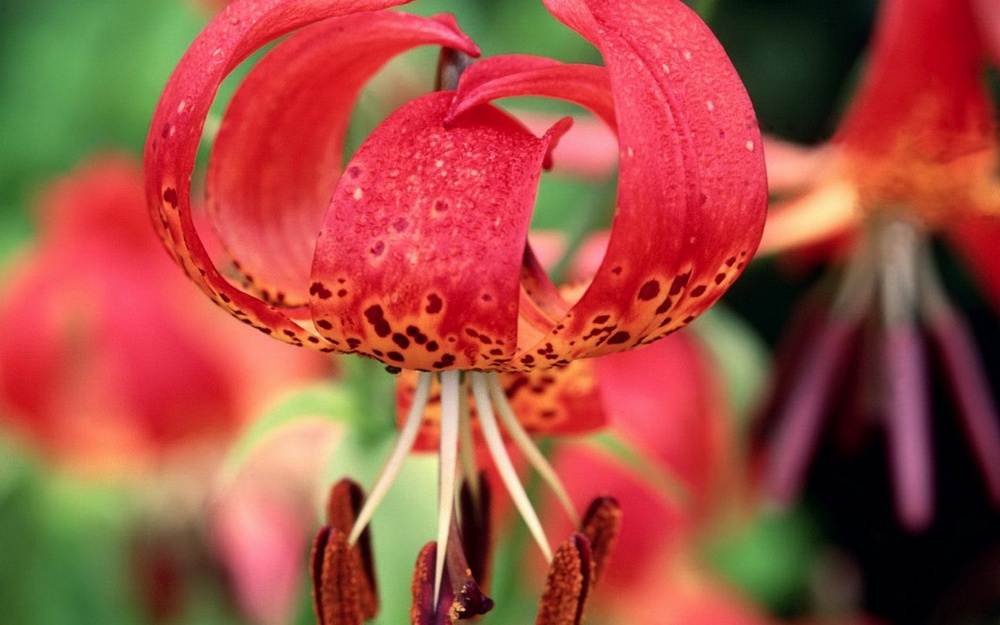
#> input picture Laboratory Activity 3/flower.jpg, 1000 x 625 px, shrunk from 1920 x 1200 before the run, found by its file name
$ python Laboratory-Activity-4-PYTHON.py   (older library calls are emulated)
#> lines starting #> are read from the running program, lines starting #| are printed output that depends on the picture; after the words box and inside, x2 and y2 are one past the last pixel; in counts of white or black regions, pixels touching at a corner belong together
# -*- coding: utf-8 -*-
"""
Created on Thu Aug  8 22:44:55 2024

@author: daryll banal, joseph nathaniel alambra, patrick lawrence aragon, david bryan sentasas, allen christopher tutanes
"""

import cv2
import numpy as np
import matplotlib.pyplot as plt

# Read the image
img = cv2.imread('flower.jpg')  # Replace with the path to your image file
#> img is the input picture: shape (625, 1000, 3); mean B, G, R 64.8, 78.9, 163.2

# Display the original image
cv2.imshow('Original Image', img)

# Convert to grayscale if the image is RGB
if img.shape[2] == 3:
    img_gray = cv2.cvtColor(img, cv2.COLOR_BGR2GRAY)
else:
    img_gray = img

cv2.imshow('Grayscale Image', img_gray)

# Edge detection using Canny
edges_canny = cv2.Canny(img_gray, 100, 200)
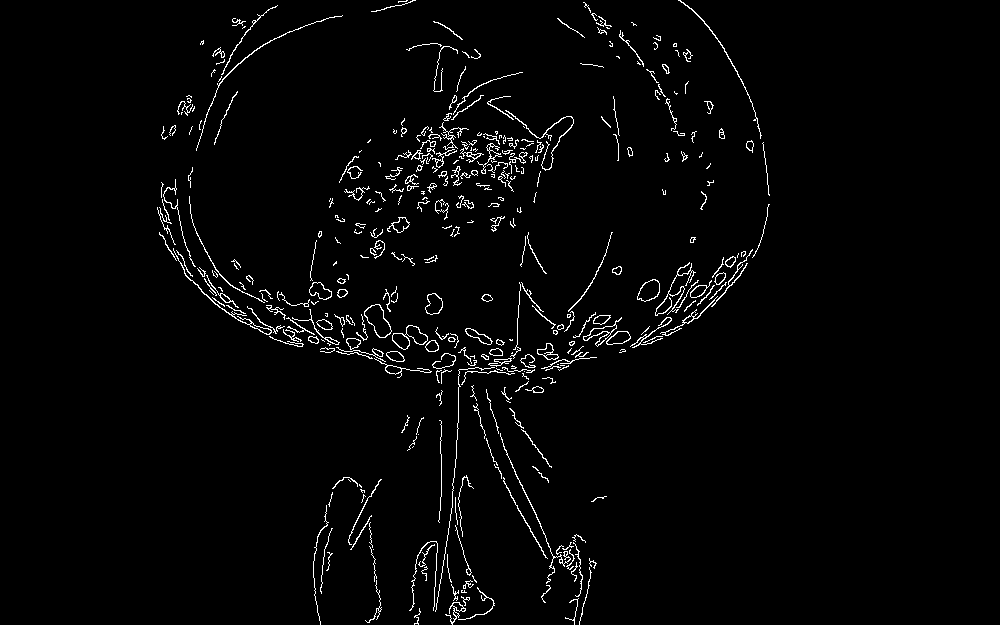
#> edges_canny: shape (625, 1000); 2.3% white in thin lines or dots, all inside (x1, y1, x2, y2) = (157, 0, 770, 625)
cv2.imshow('Canny Edge Detection', edges_canny)

# Edge detection using Sobel
sobelx = cv2.Sobel(img_gray, cv2.CV_64F, 1, 0, ksize=5)  # Sobel Edge Detection on the X axis
sobely = cv2.Sobel(img_gray, cv2.CV_64F, 0, 1, ksize=5)  # Sobel Edge Detection on the Y axis
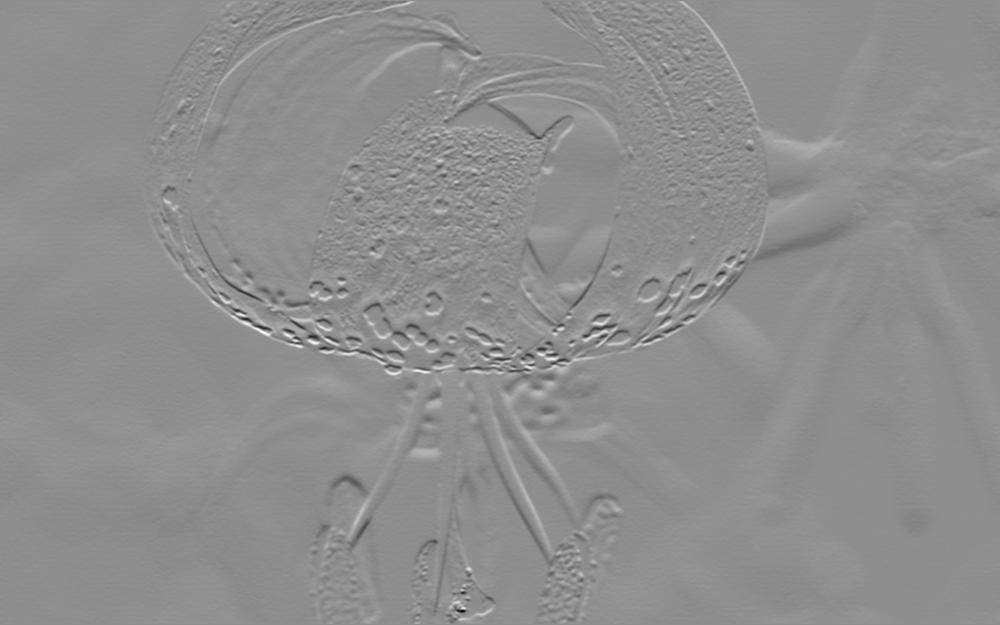
#> sobely: shape (625, 1000) float64; min -7631, max 6003, mean -2.6; drawn with min black and max white
sobel_combined = cv2.sqrt(sobelx**2 + sobely**2)  # Combine X and Y axis
cv2.imshow('Sobel Edge Detection', sobel_combined)

# Motion blur
len = 21
theta = 11
psf = cv2.getGaussianKernel(len, sigma=0) @ cv2.getGaussianKernel(len, sigma=0).T  # Approximating fspecial('motion', len, theta)
img_blur = cv2.filter2D(img_gray, -1, psf)
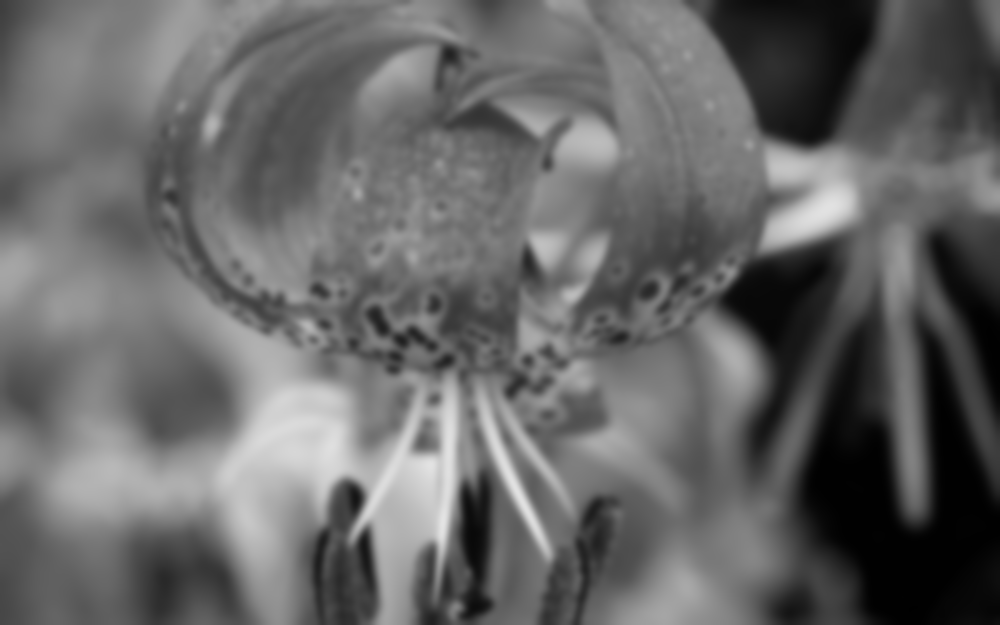
#> img_blur: shape (625, 1000); min 0, max 227, mean 102.5
cv2.imshow('Motion Blurred Image', img_blur)

# Gaussian filtering
img_gaussian_filtered = cv2.GaussianBlur(img_blur, (5, 5), 1)
cv2.imshow('Filtered Image (Gaussian)', img_gaussian_filtered)

# Sharpening using unsharp masking
img_sharpened = cv2.addWeighted(img_blur, 1.5, img_gaussian_filtered, -0.5, 0)
cv2.imshow('Sharpened Image', img_sharpened)

# Add Gaussian noise and remove it using median filter
img_noisy = cv2.randn(np.zeros_like(img_gray), 128, 20)  # Gaussian noise, mean 128, stddev 20
img_noisy_removed = cv2.medianBlur(img_noisy.astype(np.uint8), 5)
cv2.imshow('Noisy', img_noisy)
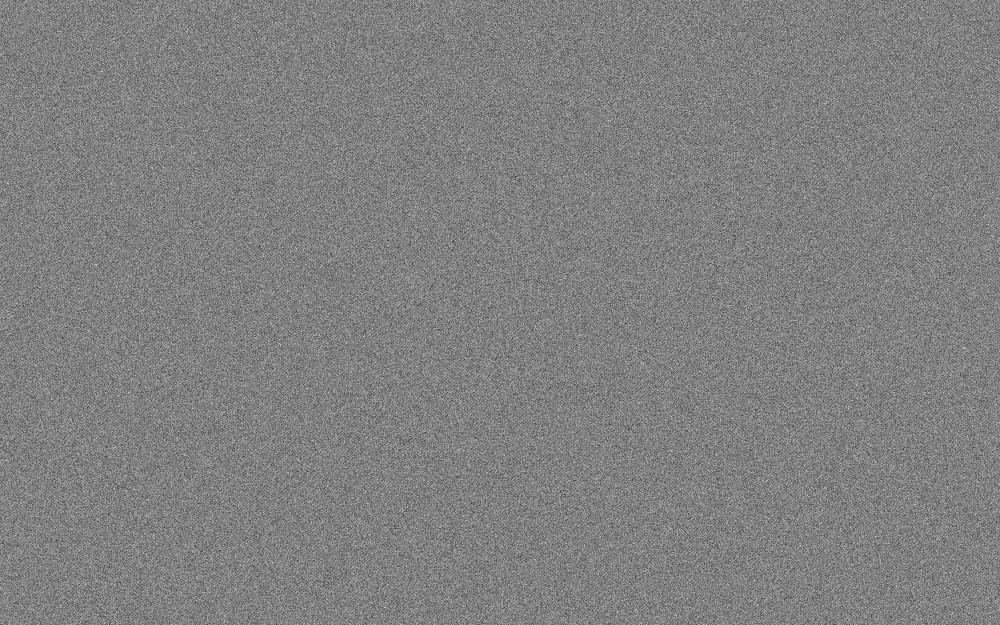
#> window 'Noisy': shape (625, 1000); min 26, max 221, mean 128
cv2.imshow('Noise Removed', img_noisy_removed)

# Deblurring
estimated_nsr = 0.01
img_deblurred = cv2.filter2D(img_blur, -1, psf / estimated_nsr)
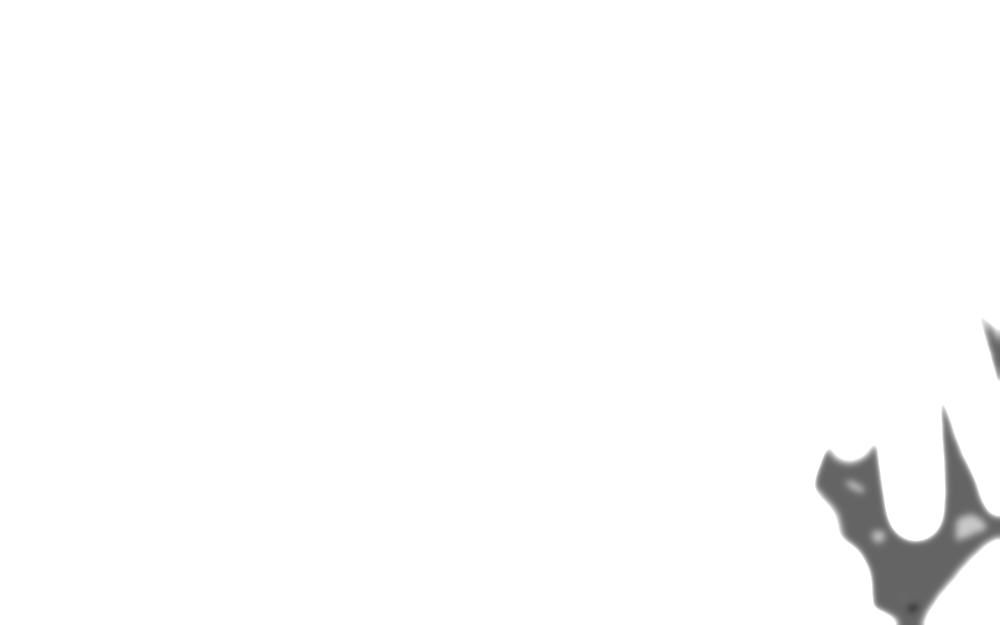
#> img_deblurred: shape (625, 1000); min 69, max 255, mean 251.5
cv2.imshow('Deblurred Image', img_deblurred)

# Experiment with different Gaussian filtering values
img_gaussian_filtered_exp = cv2.GaussianBlur(img_gray, (5, 5), 10)
cv2.imshow('Filtered Image with Experimented Value (Gaussian)', img_gaussian_filtered_exp)

# Experiment with different noise levels
img_noisy_exp1 = cv2.randn(np.zeros_like(img_gray), 128, 50)
img_noisy_exp2 = cv2.randn(np.zeros_like(img_gray), 128, 10)
cv2.imshow('Noisy Using Experimented Value (Gaussian is 0.5)', img_noisy_exp1)
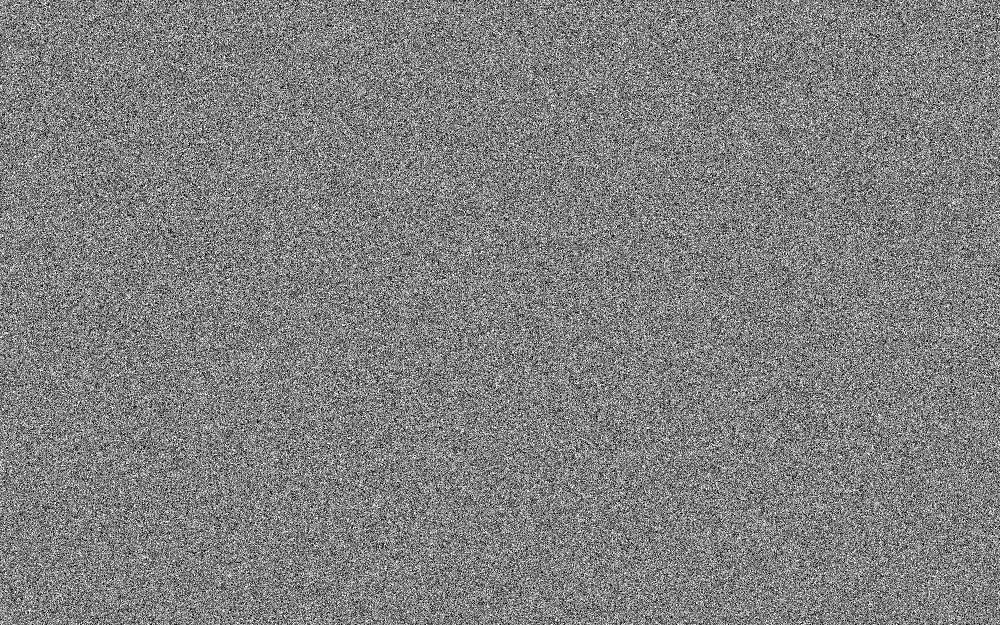
#> window 'Noisy Using Experimented Value': shape (625, 1000); min 0, max 255, mean 128.1
cv2.imshow('Noisy Using Experimented Value (Gaussian is 0.1)', img_noisy_exp2)

# Display histograms
def plot_histogram(image, title):
#> called with title = 'Histogram of Grayscale'
    plt.figure()
    plt.title(title)
    plt.hist(image.ravel(), bins=256, color='black', histtype='step')
    plt.show()

plot_histogram(img_gray, 'Histogram of Grayscale')
plot_histogram(img_gaussian_filtered, 'Histogram of Gaussian Filtered Image')
plot_histogram(img_noisy_exp1, 'Histogram of Noisy Image Experimented Value 1')
plot_histogram(img_noisy_exp2, 'Histogram of Noisy Image Experimented Value 2')
#> in plot_histogram (call 4), `plt.show()`:
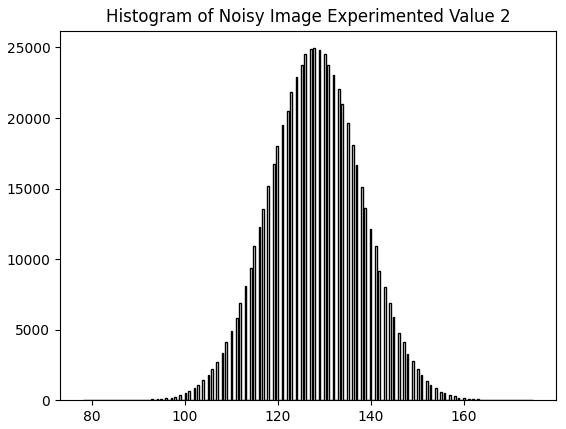
#> figure drawn by matplotlib, 1 panel

cv2.waitKey(0)
cv2.destroyAllWindows()
